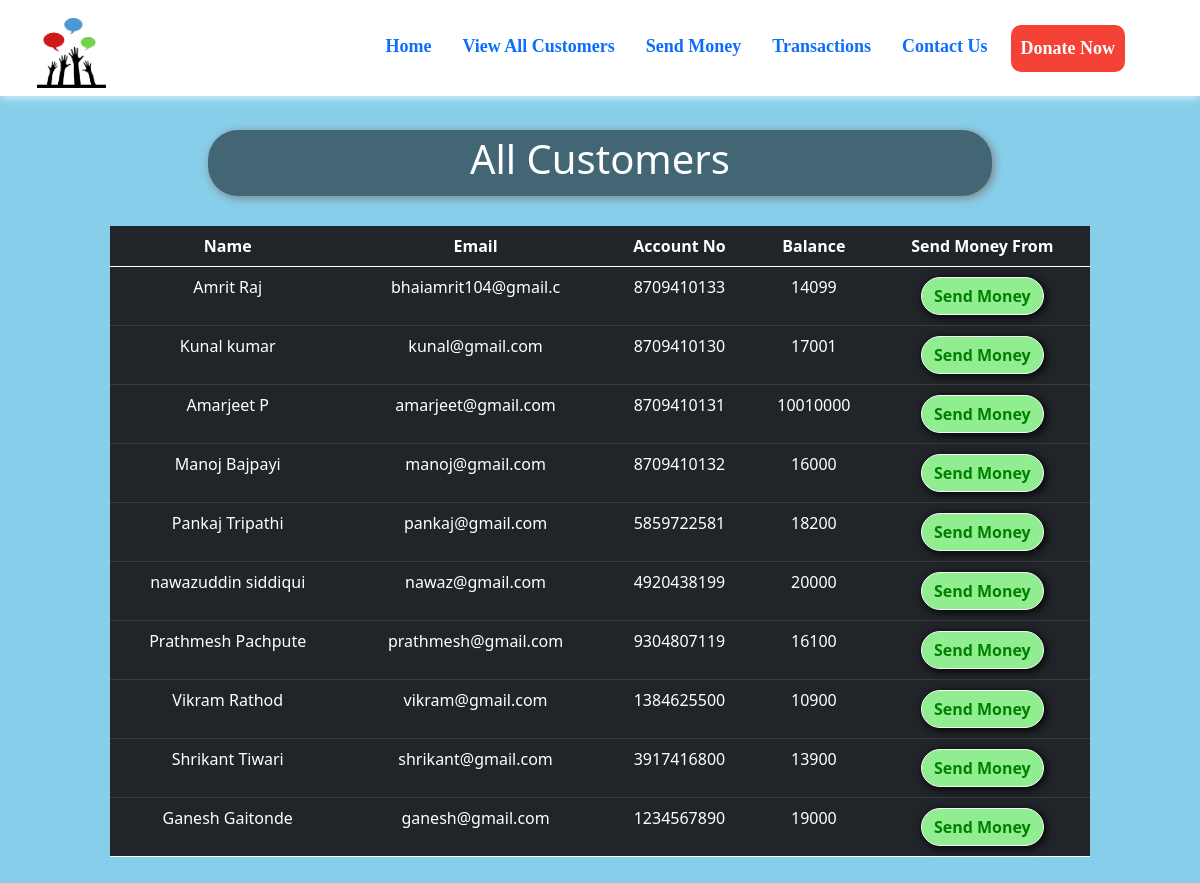
/all_cust.php, run on the app's committed database.
### tables this page shows
CREATE TABLE `users` (
  `sr` int(11) NOT NULL,
  `name` varchar(20) NOT NULL,
  `email` varchar(20) NOT NULL,
  `accno` varchar(10) NOT NULL,
  `blc` bigint(20) NOT NULL
);

### all_cust.php (the view, shortened to what this page needs)
<!doctype html>
<html lang="en">
<head>
    <link href="https://cdn.jsdelivr.net/npm/bootstrap@5.0.2/dist/css/bootstrap.min.css" rel="stylesheet"
>
    <link rel="stylesheet" href="https://cdnjs.cloudflare.com/ajax/libs/font-awesome/5.15.3/css/all.min.css"
 />
</head>
<body style="background-color:skyblue;">
    <?php include 'spin.php'; ?>
</head>
<body style="background-color:skyblue;">
<div id="container">
    <?php include 'spin.php'; ?>
    <nav class="navbar navbar-expand-lg navbar-blue bg-white fixed fixed-top"
        style="font-family:candara; font-size:18px; box-shadow: 0px 0px 10px 0px white;">
        <div class="container-fluid">
            <a href="index.php"><img src="assets 2\asset 0.png" alt=""
                    style="height: 70px; margin-left:25px; margin-top:10px;"></a>
        </div>
        <div class="collapse navbar-collapse" id="navbarSupportedContent">
            <b>
                <ul class="navbar-nav ">
                    <li class="nav-item nav-links" style="margin-left:15px;">
                        <a class="nav-link active text-nowrap" aria-current="page" href="index.php">Home</a>
                    </li>
                    <li class="nav-item" style="margin-left:15px;">
                        <a class="nav-link text-nowrap" href="all_cust.php">View All Customers</a>
                    </li>
                    <li class="nav-item" style="margin-left:15px; ">
                        <a class="nav-link text-nowrap" href="send_money.php">Send Money</a>
                    </li>
                    <li class="nav-item" style="margin-left:15px;">
                        <a class="nav-link text-nowrap" href="transactions.php">Transactions</a>
                    </li>
                    <li class="nav-item" style="margin-left:15px;">
                        <a class="nav-link text-nowrap" href="contact_us.php">Contact Us</a>
                    </li>
                    <li class="nav-item" style="margin-left:15px; margin-right:75px;">
                        <a class="nav-link text-nowrap", id= "open-btn" href="about_us.php">Donate Now</a>
                    </li>
                </ul>
            </b>
        </div>
    </nav>
    <center>
        <div class="container" style="margin-top: 10%; padding:10px 80px 10px 80px; ">
            <div
                style="width:80%; background-color:rgba(0,0,0,.5); padding:5px 5px 5px 5px; border-radius:30px; box-shadow: 2px 2px 10px gray;">
                <h1 style=" color:white;">All Customers</h1>
            </div>
            <?php
    $conn = mysqli_connect($servername, $username, $password, $database);
    if(!$conn){
        die("Connection not established: ".mysqli_connect_error());
    }else{
        $sql = "SELECT * FROM `users` ";
        $result = mysqli_query($conn, $sql);
?>
            <table class="table table-dark" style="margin-top: 30px;">
                <thead>
                    <tr>
                        <th scope="col">Name</th>
                        <th scope="col">Email</th>
                        <th scope="col">Account No</th>
                        <th scope="col">Balance</th>
                        <th scope="col">Send Money From</th>
                    </tr>
                </thead>
                <?php
echo "<tbody>";
        while($row = mysqli_fetch_assoc($result)){
        echo    '
            <tr>
              <td>'.$row['name'].'</td>
              <td>'.$row['email'].'</td>
              <td>'.$row['accno'].'</td>
              <td>'.$row['blc'].'</td>
              <td style="padding:10px 10px 10px 10px">
              <a href="send_money.php?reads='.$row['accno'].'"
              <button type="button" class="btn mybtn btn-outline-light">Send Money</button>
              </a>
              </td>
            </tr>';
    }
    }
    echo "</tbody>";
?>
        </div>
    </center>
</body>
</html>

### spin.php (shortened to what this page needs)
<html>
<head>
<link rel="stylesheet" href="https://cdnjs.cloudflare.com/ajax/libs/font-awesome/5.15.3/css/all.min.css" />
</head>
<body>
    </body>
</html>

### all_cust.php (style rules this page uses)
#open-btn { margin-top: 0px ; margin-left: 0px; padding: 10px 10px; border: none; border-radius: 10px; background-color:#f44336 ; color: #fff; cursor: pointer; transition: all 0.3s ease-in-out; }
th, td { text-align: center; }
.mybtn { box-shadow: 2px 2px 10px black; border-radius: 30px; font-weight: bold; background-color: lightgreen; color: green; }

### data on the page
users: name "Amrit Raj", email "bhaiamrit104@gmail.c", accno "8709410133", blc "14099"
users: name "Kunal kumar", email "kunal@gmail.com", accno "8709410130", blc "17001"
users: name "Amarjeet P", email "amarjeet@gmail.com", accno "8709410131", blc "10010000"
users: name "Manoj Bajpayi", email "manoj@gmail.com", accno "8709410132", blc "16000"
users: name "Pankaj Tripathi", email "pankaj@gmail.com", accno "5859722581", blc "18200"
users: name "nawazuddin siddiqui", email "nawaz@gmail.com", accno "4920438199", blc "20000"
users: name "Prathmesh Pachpute", email "prathmesh@gmail.com", accno "9304807119", blc "16100"
users: name "Vikram Rathod", email "vikram@gmail.com", accno "1384625500", blc "10900"
users: name "Shrikant Tiwari", email "shrikant@gmail.com", accno "3917416800", blc "13900"
users: name "Ganesh Gaitonde", email "ganesh@gmail.com", accno "1234567890", blc "19000"
